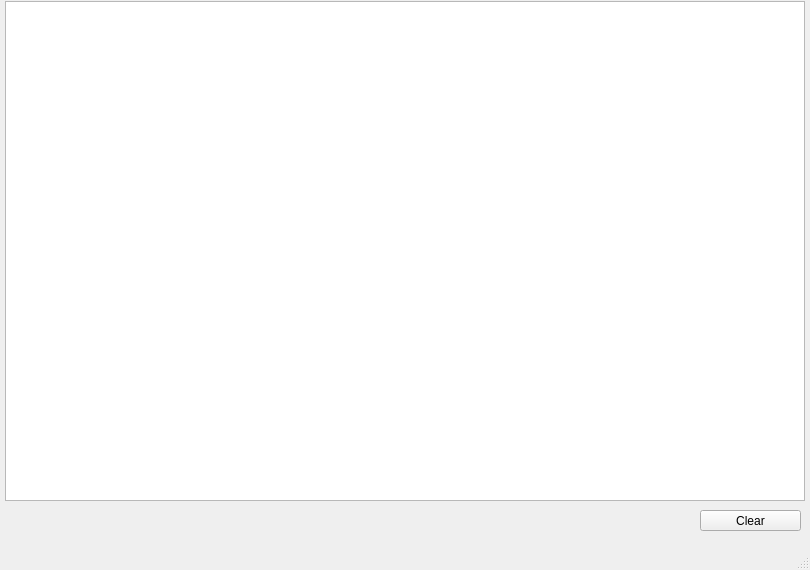
<?xml version="1.0" encoding="UTF-8"?>
<ui version="4.0">
 <class>CanOutputWindow</class>
 <widget class="QMainWindow" name="CanOutputWindow">
  <property name="geometry">
   <rect>
    <x>0</x>
    <y>0</y>
    <width>810</width>
    <height>570</height>
   </rect>
  </property>
  <property name="sizePolicy">
   <sizepolicy hsizetype="Fixed" vsizetype="Fixed">
    <horstretch>0</horstretch>
    <verstretch>0</verstretch>
   </sizepolicy>
  </property>
  <property name="minimumSize">
   <size>
    <width>810</width>
    <height>570</height>
   </size>
  </property>
  <property name="maximumSize">
   <size>
    <width>810</width>
    <height>570</height>
   </size>
  </property>
  <property name="windowTitle">
   <string>CAN Receiver</string>
  </property>
  <widget class="QWidget" name="centralwidget">
   <widget class="QPushButton" name="pushButton">
    <property name="geometry">
     <rect>
      <x>700</x>
      <y>510</y>
      <width>101</width>
      <height>21</height>
     </rect>
    </property>
    <property name="text">
     <string>Clear</string>
    </property>
   </widget>
   <widget class="QTableWidget" name="tableWidget">
    <property name="geometry">
     <rect>
      <x>5</x>
      <y>1</y>
      <width>800</width>
      <height>500</height>
     </rect>
    </property>
    <property name="sizePolicy">
     <sizepolicy hsizetype="Fixed" vsizetype="Fixed">
      <horstretch>0</horstretch>
      <verstretch>0</verstretch>
     </sizepolicy>
    </property>
    <property name="minimumSize">
     <size>
      <width>800</width>
      <height>500</height>
     </size>
    </property>
    <property name="maximumSize">
     <size>
      <width>800</width>
      <height>500</height>
     </size>
    </property>
   </widget>
  </widget>
  <widget class="QMenuBar" name="menubar">
   <property name="geometry">
    <rect>
     <x>0</x>
     <y>0</y>
     <width>810</width>
     <height>22</height>
    </rect>
   </property>
  </widget>
  <widget class="QStatusBar" name="statusbar"/>
 </widget>
 <resources/>
 <connections/>
</ui>
